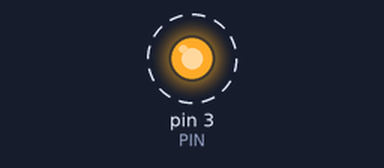
Bench run of a sketch on a simulated Arduino Uno, built with avr-gcc and run on an emulated ATmega328P. On the bench: output pins drawn as LEDs (lit = HIGH). Dashed ring = blinking.

Above: at 0.5 s.
Timing chart, 0 to 4.6 s (numbered marks = the images above):
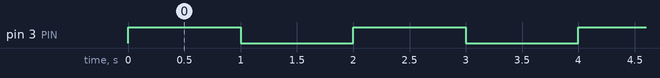

The sketch:

arduinoPrueba.ino
```cpp
int LED;
int PIN = 3;

void setup()
{
    pinMode(PIN, OUTPUT);
}

void loop()
{
	digitalWrite(PIN, HIGH);
    delay(1000);
    digitalWrite(PIN, LOW);
    delay(1000);
}
```

Measured:
- by itself, pin 3 (PIN): alternates HIGH for 1.0 s and LOW for 1.0 s
